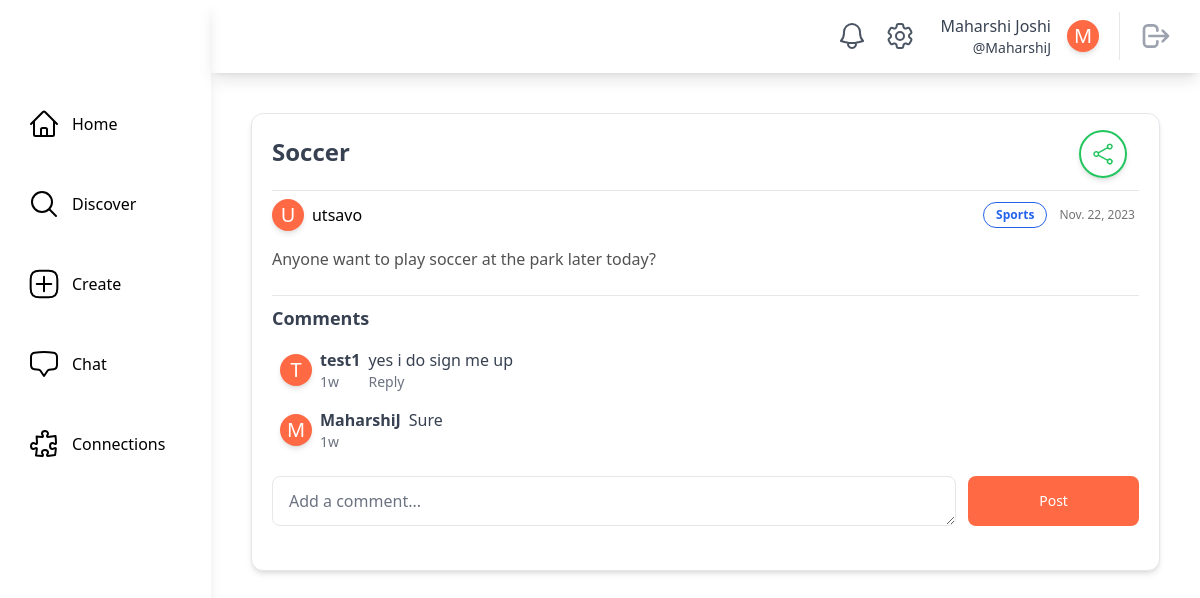
Page /posts/post/utsavo/2/ (signed in) on the committed database.
### main/models.py (models this page shows, shortened)
class SocialUser(AbstractUser):
    class Pronouns(models.IntegerChoices):
        SHE = 1, _("She/Her")
        HE = 2, _("He/Him")
        THEY = 3, _("They/Them")
        OTHER = 4, _("Other/Prefer Not To Say")
    username = models.CharField(max_length=30, unique=True)
    email = models.EmailField(unique=True, default="@nyu.edu")
    full_name = models.CharField(max_length=50, default="")
    pronouns = models.IntegerField(default=Pronouns.OTHER, choices=Pronouns.choices)
    date_of_birth = models.DateField(null=True, validators=[validate_age])
    major = models.CharField(max_length=100, default="undeclared")
    tags = models.ManyToManyField(InterestTag, related_name="tags")
    profile_picture = models.ImageField(
        upload_to="profile_pics/", null=True, blank=True
    )
    timestamp = models.DateTimeField("timestamp", default=timezone.now)  # joined

class InterestTag(models.Model):
    name = models.CharField(max_length=50, unique=True)
    class Meta:
        db_table = "interest_tags"
        verbose_name_plural = "Interest Tags"
    def __str__(self):
        return self.name

### posts/models.py (models this page shows, shortened)
class ActivityPost(models.Model):
    class PostStatus(models.IntegerChoices):
        DRAFT = 1, _("Draft")
        ACTIVE = 2, _("Active")
        ARCHIVED = 3, _("Archived")
    class Meta:
        db_table = "activity_posts"
        verbose_name_plural = "Activity Posts"
    poster = models.ForeignKey(settings.AUTH_USER_MODEL, on_delete=models.CASCADE)
    timestamp = models.DateTimeField(auto_now_add=True)
    title = models.CharField(max_length=255)
    description = models.TextField(max_length=1023)
    status = models.IntegerField(default=PostStatus.DRAFT, choices=PostStatus.choices)
    tags = models.ManyToManyField(InterestTag)

class Comment(models.Model):
    post = models.ForeignKey(
        ActivityPost, on_delete=models.CASCADE, related_name="comments"
    )
    commentPoster = models.ForeignKey(
        settings.AUTH_USER_MODEL, on_delete=models.CASCADE
    )
    text = models.TextField()
    timestamp = models.DateTimeField("date commented")
    taggedUsers = models.ManyToManyField(
        settings.AUTH_USER_MODEL, related_name="taggedUsers"
    )

### posts/views.py (the view)
@method_decorator(login_required, name="dispatch")
class PostDetailsView(LoginRequiredMixin, generic.DetailView):
    model = ActivityPost
    template_name = "posts/post_details.html"
    context_object_name = "post"
    def get(self, request, *args, **kwargs):
        post = get_object_or_404(
            ActivityPost,
            poster__username=self.kwargs["poster"],
            pk=self.kwargs["pk"],
        )
        if (
            post.status == ActivityPost.PostStatus.DRAFT
            or post.status == ActivityPost.PostStatus.ARCHIVED
        ) and post.poster != request.user:
            return HttpResponseRedirect(reverse("main:home"))
        return super().get(request, *args, **kwargs)
    def get_context_data(self, **kwargs):
        context = super().get_context_data(**kwargs)
        comments = Comment.objects.filter(post=self.object).order_by("-timestamp")
        blocked_users = Block.objects.filter(blocker=self.request.user).values_list(
            "blocked_user", flat=True
        )
        blocking_users = Block.objects.filter(
            blocked_user=self.request.user
        ).values_list("blocker", flat=True)
        context["comments"] = comments.exclude(commentPoster__in=blocked_users).exclude(
            commentPoster__in=blocking_users
        )
        return context
    def post(self, request, *args, **kwargs):
        new_comment = self.request.POST.get("new_comment")
        if new_comment:
            poster = SocialUser(username=self.kwargs["poster"])
            post = ActivityPost(poster=poster, pk=self.kwargs["pk"])
            taggedUsername = [
                word[1:] for word in new_comment.split() if word.startswith("@")
            ]
            taggedUsers = SocialUser.objects.filter(username__in=taggedUsername)
            comment = Comment.objects.create(
                commentPoster=request.user,
                post=post,
                text=new_comment,
                timestamp=timezone.now(),
            )
            comment.taggedUsers.set(taggedUsers)
        return redirect(
            reverse_lazy(
                "posts:post_details",
                kwargs={
                    "poster": poster.username,
                    "pk": post.id,
                },
            )
        )
    def dispatch(self, request, *args, **kwargs):
        poster = self.kwargs["poster"]
        post = get_object_or_404(
            ActivityPost,
            poster__username=self.kwargs["poster"],
            pk=self.kwargs["pk"],
        )
        if (
            post.status != ActivityPost.PostStatus.ACTIVE
            and self.request.user.username != poster
        ):
            return self.handle_no_permission()
        return super().dispatch(request, *args, **kwargs)

### posts/templates/posts/post_details.html (shortened to what this page needs)
{% extends "base.html" %}
{% load username_customfilters %}
{% block content %}
    <div class="rounded-xl border p-5 shadow-md bg-white m-10">
        <div class="flex flex-wrap w-full items-center justify-between border-b -mt-2">
           <div class="flex items-center text-2xl font-bold text-gray-700 mb-3">{{ post.title|capfirst }}</div>
            <div class="flex flex-wrap justify-self-end items-center">
                <div class="flex items-center justify-items-start mr-2 mb-2">
                    <div class="relative inline-flex items-center justify-center py-2 overflow-hidden font-medium text-green-500 transition duration-300 ease-out border-2 border-green-500 rounded-full shadow-md group w-12 h-12 m-1">
                        <span class="absolute flex items-center justify-center w-full h-full text-green-500 transition-all duration-300 ease group-hover:bg-green-500 group-hover:text-white">
                            <button id="copyLinkBtn">
                            </button>
                        </span>
                    </div>
                </div>
            </div>
        </div>
        <div class="flex flex-wrap w-full items-center justify-between">
            <a href="{% url 'main:profile_page' post.poster.username %}"
               class="flex items-center hover:bg-gray-100 rounded hover:text-gray-600 focus:bg-gray-100 focus:text-gray-600 mt-2">
               <div class="rounded-full h-8 w-8 bg-[#ff6a45] flex items-center justify-center shadow-md border-white transition duration-200 transform hover:scale-110">
                  {% if post.poster.profile_picture %}
                     {% comment %} Profile Picture with same shape {% endcomment %}
                  {% else %}
                     <span class="text-white text-xl">{{ post.poster.full_name|first|capfirst }}</span>
                  {% endif %}
               </div>
               <div class="flex items-center ml-2">
                  <div class="text-md font-regular">{{ post.poster.username }}</div>
               </div>
            </a>
            <div class="flex flex-wrap justify-self-end items-center">
                <div class="flex items-center justify-items-start mr-2 mt-2">
                    {% for tag in post.tags.all %}
                        <button class="mr-1 rounded-2xl border border-blue-600 text-blue-600 bg-white px-3 py-1 text-xs font-semibold">{{ tag }}</button>
                    {% endfor %}
                </div>
                <div class="text-xs text-neutral-500 text-right mr-1 mt-2">{{ post.timestamp.date }}</div>
            </div>
        </div>
        <div class="mt-4 mb-6">
            <div class="text-neutral-600">{{ post.description }}</div>
        </div>
        <div class="flex justify-between items-center mt-5 mb-4">
            <h2 class="text-lg font-semibold text-gray-700 border-t w-full pt-2">Comments</h2>
        </div>
        <div>
            {% if comments %}
                {% for comment in comments %}
                    {% include "posts/comment_card.html" with comment=comment %}
                {% endfor %}
            {% else %}
                <p>No comments yet! Add one to start the conversation.</p>
            {% endif %}
        </div>
        <form class="mt-6 mb-6" method="post">
            <div class="flex justify-between w-full mb-4">
                <textarea name="new_comment"
                          id="comment"
                          rows="1"
                          class="px-4 py-3 bg-white rounded-lg rounded-t-lg border border-gray-200 w-4/5 focus:ring-0 focus:outline-none"
                          placeholder="Add a comment..."
                          required></textarea>
                <button type="submit"
                        class="ml-3 w-1/5 py-3 text-sm font-medium text-center text-white bg-[#ff6a45] rounded-lg focus:ring-4">
                    Post
                </button>
            </div>
        </form>
    </div>
{% endblock content %}

### theme/templates/base.html (shortened to what this page needs)
{% load static tailwind_tags %}
{% load theme_customfilters %}
<!DOCTYPE html>
<html lang="en">
    <head>
        {% tailwind_css %}
    </head>
    <body class="flex bg-white min-h-screen">
        {% if user.is_authenticated %}
            <div class="h-screen w-full bg-white relative flex overflow-hidden">
                <aside class="h-full shadow-lg w-64 flex flex-col space-y-10 items-start relative bg-white text-black">
                    <div class="h-16 flex items-center w-full">
                    </div>
                    <a href="{% url 'main:home' %}"
                       class="flex items-center ml-6 p-1 rounded hover:bg-gray-100 focus:bg-gray-100 transition duration-200 transform hover:scale-110">
                        <span class="ml-3">Home</span>
                    </a>
                    <a href="{% url 'main:discover' %}"
                       class="flex items-center ml-6 p-1 rounded hover:bg-gray-100 focus:bg-gray-100 transition duration-200 transform hover:scale-110">
                        <svg xmlns="http://www.w3.org/2000/svg"
                             fill="none"
                             viewBox="0 0 24 24"
                             stroke-width="1.5"
                             stroke="currentColor"
                             class="w-8 h-8">
                            <path stroke-linecap="round" stroke-linejoin="round" d="M21 21l-5.197-5.197m0 0A7.5 7.5 0 105.196 5.196a7.5 7.5 0 0010.607 10.607z" />
                        </svg>
                        <span class="ml-3">Discover</span>
                    </a>
                    <a href="{% url 'posts:create_post' %}"
                       class="flex items-center ml-6 p-1 rounded hover:bg-gray-100 focus:bg-gray-100 transition duration-200 transform hover:scale-110">
                        <span class="ml-3">Create</span>
                    </a>
                    <a href="{% url 'chat:chat_room_list' %}"
                       class="flex items-center ml-6 p-1 rounded hover:bg-gray-100 focus:bg-gray-100 transition duration-200 transform hover:scale-110">
                        <span class="ml-3">Chat</span>
                    </a>
                    <a href="{% url 'main:connections' user.username %}"
                       class="flex items-center ml-6 p-1 rounded hover:bg-gray-100 focus:bg-gray-100 transition duration-200 transform hover:scale-110">
                        <span class="ml-3">Connections</span>
                    </a>
                </aside>
                <div class="w-full h-full flex flex-col justify-between">
                    <header class="h-20 w-full flex items-center relative justify-end px-5 shadow-lg">
                        <a href="{% url 'main:notifications' user.username %}"
                           class="relative p-2 text-gray-600 hover:bg-gray-100 hover:text-gray-600 focus:bg-gray-100 focus:text-gray-600 rounded-full">
                           <span class="absolute top-1 left-6 text-xs bg-red-500 text-white font-medium px-1 shadow-lg rounded-full border-2 border-white">
                           </span>
                        </a>
                            <a href="{% url 'main:settings' user.username %}"
                            class="relative p-2 text-gray-600 hover:bg-gray-100 hover:text-gray-600 focus:bg-gray-100 focus:text-gray-600 rounded-full">
                        </a>
                        <a href="{% url 'main:profile_page' user.username %}"
                           class="rounded hover:bg-gray-100 hover:text-gray-600 focus:bg-gray-100 focus:text-gray-600 px-2 ml-2">
                            <div class="flex flex-shrink-0 items-center space-x-4 text-gray-700">
                                <div class="flex flex-col items-end ">
                                    <div class="text-md font-medium ">{{ user.full_name|capfirst }}</div>
                                    <div class="text-sm font-regular">@{{ user.username }}</div>
                                </div>
                                <div class="rounded-full h-8 w-8 bg-[#ff6a45] flex items-center justify-center shadow-md border-white transition duration-200 transform hover:scale-110">
                                    {% if user.profile_picture %}
                                        {% comment %} Profile Picture with same shape {% endcomment %}
                                    {% else %}
                                            <span class="text-white text-xl">{{ user.full_name|first|capfirst }}</span>
                                    {% endif %}
                                </div>
                            </div>
                        </a>
                        <div class="border-l pl-3 ml-3 space-x-1">
                            <button class="relative p-2 text-gray-400 hover:bg-gray-100 hover:text-gray-600 focus:bg-gray-100 focus:text-gray-600 rounded-full">
                                <a href="{% url 'main:logout' %}">
                                    <svg aria-hidden="true"
                                         fill="none"
                                         viewBox="0 0 24 24"
                                         stroke="currentColor"
                                         class="h-8 w-8">
                                        <path stroke-linecap="round" stroke-linejoin="round" stroke-width="2" d="M17 16l4-4m0 0l-4-4m4 4H7m6 4v1a3 3 0 01-3 3H6a3 3 0 01-3-3V7a3 3 0 013-3h4a3 3 0 013 3v1" />
                                    </svg>
                                </a>
                            </button>
                        </div>
                    </header>
                    <main class="max-w-full h-full flex flex-col relative overflow-auto">
                        {% block content %}
                        {% endblock content %}
                    </main>
                </div>
            </div>
        {% endif %}
    </body>
</html>

### posts/templates/posts/comment_card.html (shortened to what this page needs)
{% load main_customfilters %}
{% load username_customfilters %}
<div class="rounded-xl bg-white mx-2 my-3">
    <div class="flex flex-wrap items-start">
        <a href="{% url 'main:profile_page' comment.commentPoster.username %}"
           class="flex items-center hover:bg-gray-100 rounded hover:text-gray-600 focus:bg-gray-100 focus:text-gray-600">
            <div class="rounded-full h-8 w-8 bg-[#ff6a45] flex items-center justify-center shadow-md border-white transition duration-200 transform hover:scale-110">
                {% if comment.commentPoster.profile_picture %}
                {% else %}
                    <span class="text-white text-xl">{{ comment.commentPoster.full_name|first|capfirst }}</span>
                {% endif %}
            </div>
            <div class="ml-2">
                <div class="text-md font-semibold text-gray-700">{{ comment.commentPoster.username }}</div>
                <div class="text-sm text-gray-500">{{ comment.timestamp|format_time_difference }}</div>
            </div>
        </a>
        <div class="flex-1 ml-2 m-1">
           <div class="text-md leading-none text-gray-700">
                {% with comment_text=comment.text|taggedUsers:comment.taggedUsers %}
                    {{ comment_text|safe }}
                {% endwith %}
            </div>
            {% if comment.commentPoster != user %}
                <button type="button"
                        class="flex items-center text-sm text-gray-500 hover:scale-110 font-medium mt-1">
                    Reply
                </button>
            {% endif %}
        </div>
    </div>
</div>

### rows in the picture
SocialUser: full_name "Maharshi Joshi", username "MaharshiJ", full_name|first "M"
ActivityPost: title "Soccer", poster.full_name|first "U", poster.username "utsavo", timestamp "Nov. 22, 2023", description "Anyone want to play soccer at the park later today?"
InterestTag: name "Sports"
Comment: commentPoster.full_name|first "T", commentPoster.username "test1", timestamp "1w", text "yes i do sign me up", shows "Reply"
Comment: commentPoster.full_name|first "M", commentPoster.username "MaharshiJ", timestamp "1w", text "Sure"
